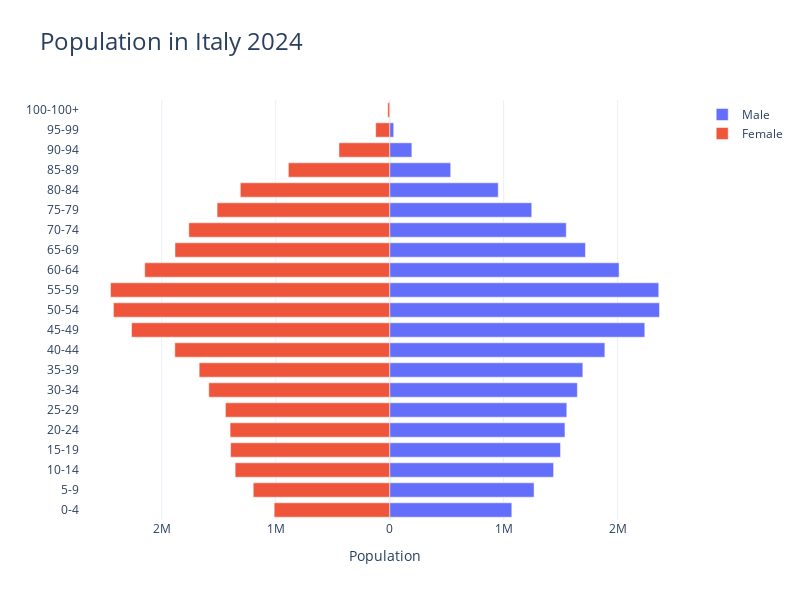

This figure's notebook cell:
### Code cell
I = pop_italy_agg['year'] ==2023


fig = go.Figure()

# Adding male population data as positive values
fig.add_trace(go.Bar(
        y=pop_italy_agg.loc[I,'age_group'],
        x=pop_italy_agg.loc[I,'Totale maschi'],
        name='Male',
        orientation='h'
))

# Adding female population data as negative values to plot in opposite direction
fig.add_trace(go.Bar(
        y=pop_italy_agg.loc[I,'age_group'],
        x=pop_italy_agg.loc[I,'Totale femmine'] * -1,  # Multiplying by -1 to plot in opposite direction
        name='Female',
        orientation='h'
))

fig.update_layout(
        template='plotly_white', 
        title=f'Population in Italy {year}',
        title_font_size=24,
        barmode='relative',
        bargap=0.1,  # Adjust as needed
        bargroupgap=0.2,  # Adjust as needed
        xaxis_title='Population',
        xaxis=dict(
            tickvals=[-2000000, -1000000, 0, 1000000, 2000000],
            ticktext=['2M', '1M', '0', '1M', '2M']
    ),
        width=800,  
        height=600  
)
fig.show()

### Figure 1 — Plotly figure (JSON) as saved in the notebook; plotly's stock layout.template omitted (floating-point values rounded to 4 significant figures)
{"data": [{"name": "Male", "orientation": "h", "type": "bar", "x": [1071800, 1267059, 1438429, 1499125, 1538083, 1554288, 1646844, 1694901, 1888147, 2238651, 2367613, 2360997, 2012922, 1717751, 1549520, 1246635, 952683, 535410, 194981, 35539, 3454], "y": ["0-4", "5-9", "10-14", "15-19", "20-24", "25-29", "30-34", "35-39", "40-44", "45-49", "50-54", "55-59", "60-64", "65-69", "70-74", "75-79", "80-84", "85-89", "90-94", "95-99", "100-100+"]}, {"name": "Female", "orientation": "h", "type": "bar", "x": [-1013444, -1197388, -1355979, -1395983, -1400261, -1441382, -1587279, -1671762, -1885417, -2265326, -2423852, -2449604, -2149368, -1883761, -1762660, -1514300, -1310541, -889066, -444801, -123204, -16991], "y": ["0-4", "5-9", "10-14", "15-19", "20-24", "25-29", "30-34", "35-39", "40-44", "45-49", "50-54", "55-59", "60-64", "65-69", "70-74", "75-79", "80-84", "85-89", "90-94", "95-99", "100-100+"]}], "layout": {"bargap": 0.1, "bargroupgap": 0.2, "barmode": "relative", "height": 600, "title": {"font": {"size": 24}, "text": "Population in Italy 2024"}, "width": 800, "xaxis": {"ticktext": ["2M", "1M", "0", "1M", "2M"], "tickvals": [-2000000, -1000000, 0, 1000000, 2000000], "title": {"text": "Population"}}}}
